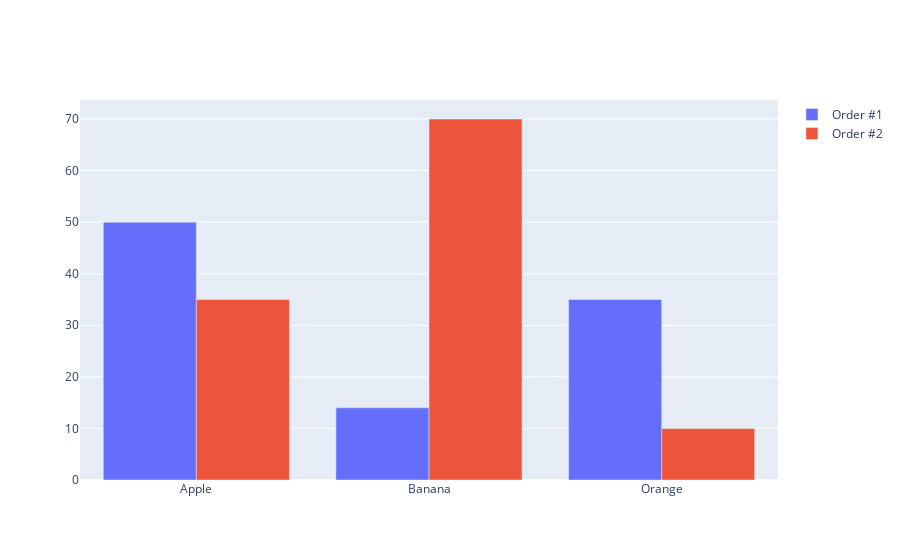

The notebook cell saved with this chart:
### Code cell
bar_data = [trace0, trace1]
bar_layout = go.Layout(barmode = 'group')  # group is the default value for barmode
bar_fig = go.Figure(data=bar_data, layout= bar_layout)
offline.iplot(bar_fig)

### Figure 1 — Plotly figure (JSON) as saved in the notebook; plotly's stock layout.template omitted (floating-point values rounded to 4 significant figures)
{"data": [{"name": "Order #1", "type": "bar", "x": ["Apple", "Banana", "Orange"], "y": [50, 14, 35]}, {"name": "Order #2", "type": "bar", "x": ["Apple", "Banana", "Orange"], "y": [35, 70, 10]}], "layout": {"autosize": true, "barmode": "group", "xaxis": {"autorange": true, "range": [-0.5, 2.5], "type": "category"}, "yaxis": {"autorange": true, "range": [0, 73.68], "type": "linear"}}}
